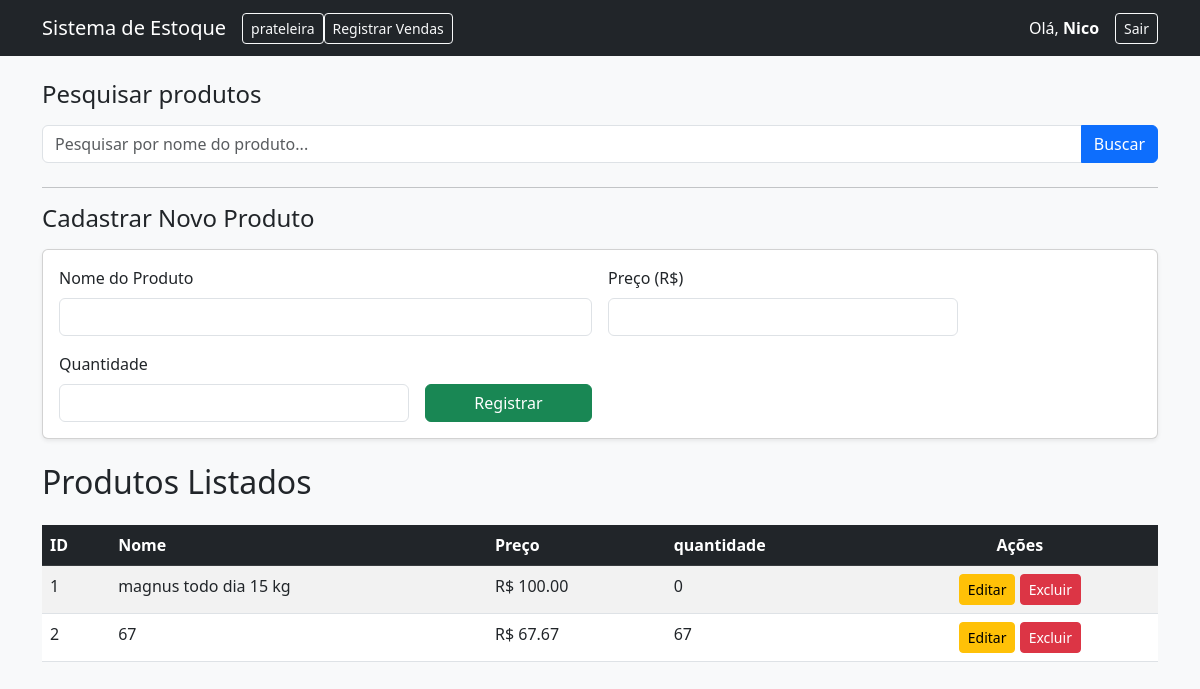
The app's page / (signed in), older data.
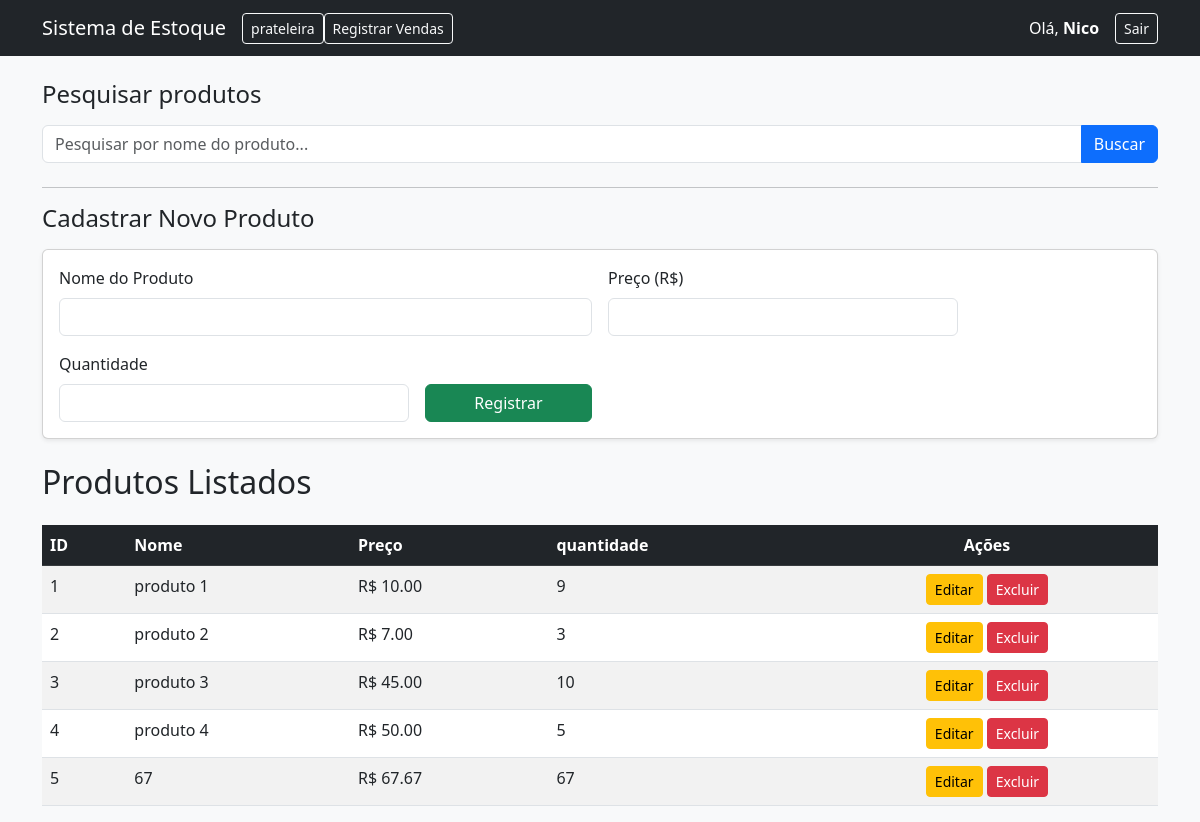
The same page, newer data.
### app.py (models this page shows)
class Produto(db.Model):
    id = db.Column(db.Integer, primary_key=True)
    nome = db.Column(db.String(100), nullable=False)
    preco = db.Column(db.Float, nullable=False)
    quantidade = db.Column(db.Integer, nullable=False)
    usuario_id = db.Column(db.Integer, db.ForeignKey('usuario.id'), nullable=False)

### app.py (the view, shortened to what this page needs)
@app.route('/', methods=['GET', 'POST'])
@login_required
def index():
    busca = request.args.get('busca')
    query_base = Produto.query.filter_by(usuario_id=current_user.id)
    if busca:
        produtos = query_base.filter(Produto.nome.contains(busca)).all()
    else:
        produtos = query_base.all()
    return render_template('index.html', produtos=produtos)

### app.py (called while the page is built)
@login_manager.user_loader
def load_user(user_id):
    return db.session.get(Usuario, int(user_id))

### templates/index.html (shortened to what this page needs)
<!DOCTYPE html>
<html lang="pt-br">
<head>
    <link href="https://cdn.jsdelivr.net/npm/bootstrap@5.3.0/dist/css/bootstrap.min.css" rel="stylesheet">
</head>
<body class="bg-light">
    <nav class="navbar navbar-expand-lg navbar-dark bg-dark mb-4">
        <div class="container">
            <a class="navbar-brand" href="/">Sistema de Estoque</a>
            <div class="collapse navbar-collapse" id="navbarNav">
                <ul class="navbar-nav ml-auto">
                    <li class="nav-item">
                        <a class="btn btn-outline-light btn-sm" href="prateleira">prateleira</a>
                    </li>
                    <li class="nav-item">
                        <a class="btn btn-outline-light btn-sm" href="registrarVendas">Registrar Vendas</a>
                    </li>
                </ul>
            </div>
            <div class="d-flex align-items-center">
                <span class="navbar-text me-3 text-white">
                    Olá, <strong>{{ current_user.username }}</strong>
                </span>
                <a href="/logout" class="btn btn-outline-light btn-sm">Sair</a>
            </div>
        </div>
    </nav>
    <div class="container">
        <h2 class="h4 mb-3">Pesquisar produtos</h2>
        <form method="GET" action="/" class="mb-4">
            <div class="input-group">
                <input type="text" name="busca" class="form-control" placeholder="Pesquisar por nome do produto..." value="{{ request.args.get('busca', '') }}">
                <button class="btn btn-primary" type="submit">Buscar</button>
            </div>
        </form>
        <hr>
        <h2 class="h4 mb-3">Cadastrar Novo Produto</h2>
        <div class="card card-body mb-4 shadow-sm">
            <form method="POST" class="row g-3">
                <div class="col-md-6">
                    <label for="nome" class="form-label">Nome do Produto</label>
                    <input type="text" name="nome" id="nome" class="form-control" required>
                </div>
                <div class="col-md-4">
                    <label for="preco" class="form-label">Preço (R$)</label>
                    <input type="number" step="0.01" name="preco" id="preco" class="form-control" required>
                </div>
                <div class="col-md-4">
                    <label for="quantidade" class="form-label">Quantidade</label>
                    <input type="number" step="1" name="quantidade" id="quantidade" class="form-control" required>
                </div>
                <div class="col-md-2 d-flex align-items-end">
                    <button type="submit" class="btn btn-success w-100">Registrar</button>
                </div>
            </form>
        </div>
        <h2>Produtos Listados</h2>
        <div class="table-responsive">
            <table class="table table-striped table-hover mt-3 bg-white">
                <thead class="table-dark">
                    <tr>
                        <th>ID</th>
                        <th>Nome</th>
                        <th>Preço</th>
                        <th>quantidade</th>
                        <th class="text-center">Ações</th>
                    </tr>
                </thead>
                <tbody>
                    {% for produto in produtos %}
                    <tr>
                        <td>{{ produto.id }}</td>
                        <td>{{ produto.nome }}</td>
                        <td>R$ {{ "%.2f"|format(produto.preco) }}</td>
                        <td>{{ produto.quantidade }}</td>
                        <td class="text-center">
                            <a href="/editar/{{produto.id}}" class="btn btn-warning btn-sm">Editar</a>
                            <a href="/deletar/{{produto.id}}" class="btn btn-danger btn-sm" onclick="return confirm('Tem certeza que deseja excluir o produto {{produto.nome}}?')">Excluir</a>
                        </td>
                    </tr>
                    {% endfor %}
                </tbody>
            </table>
        </div>
    </div>
</body>
</html>

Row changes from the older to the newer data that the page shows:
changed Produto id 1: nome "magnus todo dia 15 kg" → "produto 1"; preco "100.00" → "10.00"; quantidade "0" → "9"
changed Produto id 2: nome "67" → "produto 2"; preco "67.67" → "7.00"; quantidade "67" → "3"
added Produto: id "3", nome "produto 3", preco "45.00", quantidade "10"
added Produto: id "4", nome "produto 4", preco "50.00", quantidade "5"
added Produto: id "5", nome "67", preco "67.67", quantidade "67"
